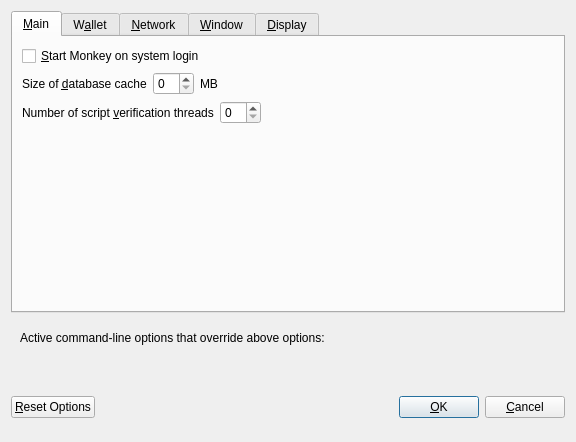
<?xml version="1.0" encoding="UTF-8"?>
<ui version="4.0">
 <class>OptionsDialog</class>
 <widget class="QDialog" name="OptionsDialog">
  <property name="geometry">
   <rect>
    <x>0</x>
    <y>0</y>
    <width>576</width>
    <height>442</height>
   </rect>
  </property>
  <property name="windowTitle">
   <string>Options</string>
  </property>
  <property name="modal">
   <bool>true</bool>
  </property>
  <layout class="QVBoxLayout" name="verticalLayout">
   <item>
    <widget class="QTabWidget" name="tabWidget">
     <property name="currentIndex">
      <number>0</number>
     </property>
     <widget class="QWidget" name="tabMain">
      <attribute name="title">
       <string>&amp;Main</string>
      </attribute>
      <layout class="QVBoxLayout" name="verticalLayout_Main">
       <item>
        <widget class="QCheckBox" name="bitcoinAtStartup">
         <property name="toolTip">
          <string>Automatically start Monkey after logging in to the system.</string>
         </property>
         <property name="text">
          <string>&amp;Start Monkey on system login</string>
         </property>
        </widget>
       </item>
       <item>
        <layout class="QHBoxLayout" name="horizontalLayout_2_Main">
         <item>
          <widget class="QLabel" name="databaseCacheLabel">
           <property name="text">
            <string>Size of &amp;database cache</string>
           </property>
           <property name="textFormat">
            <enum>Qt::PlainText</enum>
           </property>
           <property name="buddy">
            <cstring>databaseCache</cstring>
           </property>
          </widget>
         </item>
         <item>
          <widget class="QSpinBox" name="databaseCache"/>
         </item>
         <item>
          <widget class="QLabel" name="databaseCacheUnitLabel">
           <property name="text">
            <string>MB</string>
           </property>
           <property name="textFormat">
            <enum>Qt::PlainText</enum>
           </property>
          </widget>
         </item>
         <item>
          <spacer name="horizontalSpacer_2_Main">
           <property name="orientation">
            <enum>Qt::Horizontal</enum>
           </property>
           <property name="sizeHint" stdset="0">
            <size>
             <width>40</width>
             <height>20</height>
            </size>
           </property>
          </spacer>
         </item>
        </layout>
       </item>
       <item>
        <layout class="QHBoxLayout" name="horizontalLayout_3_Main">
         <item>
          <widget class="QLabel" name="threadsScriptVerifLabel">
           <property name="text">
            <string>Number of script &amp;verification threads</string>
           </property>
           <property name="textFormat">
            <enum>Qt::PlainText</enum>
           </property>
           <property name="buddy">
            <cstring>threadsScriptVerif</cstring>
           </property>
          </widget>
         </item>
         <item>
          <widget class="QSpinBox" name="threadsScriptVerif">
           <property name="toolTip">
            <string>(0 = auto, &lt;0 = leave that many cores free)</string>
           </property>
          </widget>
         </item>
         <item>
          <spacer name="horizontalSpacer_3_Main">
           <property name="orientation">
            <enum>Qt::Horizontal</enum>
           </property>
           <property name="sizeHint" stdset="0">
            <size>
             <width>40</width>
             <height>20</height>
            </size>
           </property>
          </spacer>
         </item>
        </layout>
       </item>
       <item>
        <spacer name="verticalSpacer_2">
         <property name="orientation">
          <enum>Qt::Vertical</enum>
         </property>
         <property name="sizeHint" stdset="0">
          <size>
           <width>20</width>
           <height>40</height>
          </size>
         </property>
        </spacer>
       </item>
      </layout>
     </widget>
     <widget class="QWidget" name="tabWallet">
      <attribute name="title">
       <string>W&amp;allet</string>
      </attribute>
      <layout class="QVBoxLayout" name="verticalLayout_Wallet">
       <item>
        <layout class="QHBoxLayout" name="horizontalLayout_2_Wallet">
         <item>
          <widget class="QLabel" name="labelStakeSplitThresholdText">
           <property name="text">
            <string>Stake split threshold:</string>
           </property>
          </widget>
         </item>
         <item>
          <widget class="QSpinBox" name="spinBoxStakeSplitThreshold">
           <property name="minimum">
            <number>1</number>
           </property>
           <property name="maximum">
            <number>999999</number>
           </property>
          </widget>
         </item>
        </layout>
       </item>
       <item>
        <widget class="QGroupBox" name="groupBox">
         <property name="title">
          <string>Expert</string>
         </property>
         <layout class="QVBoxLayout" name="verticalLayout_2">
          <item>
           <widget class="QCheckBox" name="coinControlFeatures">
            <property name="toolTip">
             <string>Whether to show coin control features or not.</string>
            </property>
            <property name="text">
             <string>Enable coin &amp;control features</string>
            </property>
           </widget>
          </item>
          <item>
           <widget class="QCheckBox" name="showMasternodesTab">
            <property name="toolTip">
             <string>Show additional tab listing all your masternodes in first sub-tab&lt;br/&gt;and all masternodes on the network in second sub-tab.</string>
            </property>
            <property name="text">
             <string>Show Masternodes Tab</string>
            </property>
           </widget>
          </item>
          <item>
           <widget class="QCheckBox" name="spendZeroConfChange">
            <property name="toolTip">
             <string>If you disable the spending of unconfirmed change, the change from a transaction&lt;br/&gt;cannot be used until that transaction has at least one confirmation.&lt;br/&gt;This also affects how your balance is computed.</string>
            </property>
            <property name="text">
             <string>&amp;Spend unconfirmed change</string>
            </property>
           </widget>
          </item>
         </layout>
        </widget>
       </item>
       <item>
        <spacer name="verticalSpacer_Wallet">
         <property name="orientation">
          <enum>Qt::Vertical</enum>
         </property>
         <property name="sizeHint" stdset="0">
          <size>
           <width>20</width>
           <height>40</height>
          </size>
         </property>
        </spacer>
       </item>
      </layout>
     </widget>
     <widget class="QWidget" name="tabNetwork">
      <attribute name="title">
       <string>&amp;Network</string>
      </attribute>
      <layout class="QVBoxLayout" name="verticalLayout_Network">
       <item>
        <widget class="QCheckBox" name="mapPortUpnp">
         <property name="toolTip">
          <string>Automatically open the Monkey client port on the router. This only works when your router supports UPnP and it is enabled.</string>
         </property>
         <property name="text">
          <string>Map port using &amp;UPnP</string>
         </property>
        </widget>
       </item>
       <item>
        <widget class="QCheckBox" name="allowIncoming">
         <property name="toolTip">
          <string>Accept connections from outside</string>
         </property>
         <property name="text">
          <string>Allow incoming connections</string>
         </property>
        </widget>
       </item>
       <item>
        <widget class="QCheckBox" name="connectSocks">
         <property name="toolTip">
          <string>Connect to the Monkey network through a SOCKS5 proxy.</string>
         </property>
         <property name="text">
          <string>&amp;Connect through SOCKS5 proxy (default proxy):</string>
         </property>
        </widget>
       </item>
       <item>
        <layout class="QHBoxLayout" name="horizontalLayout_1_Network">
         <item>
          <widget class="QLabel" name="proxyIpLabel">
           <property name="text">
            <string>Proxy &amp;IP:</string>
           </property>
           <property name="textFormat">
            <enum>Qt::PlainText</enum>
           </property>
           <property name="buddy">
            <cstring>proxyIp</cstring>
           </property>
          </widget>
         </item>
         <item>
          <widget class="QValidatedLineEdit" name="proxyIp">
           <property name="minimumSize">
            <size>
             <width>140</width>
             <height>0</height>
            </size>
           </property>
           <property name="maximumSize">
            <size>
             <width>140</width>
             <height>16777215</height>
            </size>
           </property>
           <property name="toolTip">
            <string>IP address of the proxy (e.g. IPv4: 127.0.0.1 / IPv6: ::1)</string>
           </property>
          </widget>
         </item>
         <item>
          <widget class="QLabel" name="proxyPortLabel">
           <property name="text">
            <string>&amp;Port:</string>
           </property>
           <property name="textFormat">
            <enum>Qt::PlainText</enum>
           </property>
           <property name="buddy">
            <cstring>proxyPort</cstring>
           </property>
          </widget>
         </item>
         <item>
          <widget class="QLineEdit" name="proxyPort">
           <property name="minimumSize">
            <size>
             <width>55</width>
             <height>0</height>
            </size>
           </property>
           <property name="maximumSize">
            <size>
             <width>55</width>
             <height>16777215</height>
            </size>
           </property>
           <property name="toolTip">
            <string>Port of the proxy (e.g. 9050)</string>
           </property>
          </widget>
         </item>
         <item>
          <spacer name="horizontalSpacer_1_Network">
           <property name="orientation">
            <enum>Qt::Horizontal</enum>
           </property>
           <property name="sizeHint" stdset="0">
            <size>
             <width>40</width>
             <height>20</height>
            </size>
           </property>
          </spacer>
         </item>
        </layout>
       </item>
       <item>
        <spacer name="verticalSpacer_Network">
         <property name="orientation">
          <enum>Qt::Vertical</enum>
         </property>
         <property name="sizeHint" stdset="0">
          <size>
           <width>20</width>
           <height>40</height>
          </size>
         </property>
        </spacer>
       </item>
      </layout>
     </widget>
     <widget class="QWidget" name="tabWindow">
      <attribute name="title">
       <string>&amp;Window</string>
      </attribute>
      <layout class="QVBoxLayout" name="verticalLayout_Window">
       <item>
        <widget class="QCheckBox" name="minimizeToTray">
         <property name="toolTip">
          <string>Show only a tray icon after minimizing the window.</string>
         </property>
         <property name="text">
          <string>&amp;Minimize to the tray instead of the taskbar</string>
         </property>
        </widget>
       </item>
       <item>
        <widget class="QCheckBox" name="minimizeOnClose">
         <property name="toolTip">
          <string>Minimize instead of exit the application when the window is closed. When this option is enabled, the application will be closed only after selecting Quit in the menu.</string>
         </property>
         <property name="text">
          <string>M&amp;inimize on close</string>
         </property>
        </widget>
       </item>
       <item>
        <spacer name="verticalSpacer_Window">
         <property name="orientation">
          <enum>Qt::Vertical</enum>
         </property>
         <property name="sizeHint" stdset="0">
          <size>
           <width>20</width>
           <height>40</height>
          </size>
         </property>
        </spacer>
       </item>
      </layout>
     </widget>
     <widget class="QWidget" name="tabDisplay">
      <attribute name="title">
       <string>&amp;Display</string>
      </attribute>
      <layout class="QVBoxLayout" name="verticalLayout_Display">
       <item>
        <layout class="QHBoxLayout" name="horizontalLayout_1_Display">
         <item>
          <widget class="QLabel" name="langLabel">
           <property name="text">
            <string>User Interface &amp;language:</string>
           </property>
           <property name="textFormat">
            <enum>Qt::PlainText</enum>
           </property>
           <property name="buddy">
            <cstring>lang</cstring>
           </property>
          </widget>
         </item>
         <item>
          <widget class="QValueComboBox" name="lang">
           <property name="toolTip">
            <string>The user interface language can be set here. This setting will take effect after restarting Monkey.</string>
           </property>
          </widget>
         </item>
        </layout>
       </item>
       <item>
        <widget class="Line" name="line">
         <property name="orientation">
          <enum>Qt::Horizontal</enum>
         </property>
        </widget>
       </item>
       <item>
        <layout class="QHBoxLayout" name="horizontalLayout_2_Display">
         <item>
          <widget class="QLabel" name="unitLabel">
           <property name="text">
            <string>&amp;Unit to show amounts in:</string>
           </property>
           <property name="textFormat">
            <enum>Qt::PlainText</enum>
           </property>
           <property name="buddy">
            <cstring>unit</cstring>
           </property>
          </widget>
         </item>
         <item>
          <widget class="QValueComboBox" name="unit">
           <property name="toolTip">
            <string>Choose the default subdivision unit to show in the interface and when sending coins.</string>
           </property>
          </widget>
         </item>
        </layout>
       </item>
       <item>
        <layout class="QHBoxLayout" name="horizontalLayout_5_Display">
         <item>
          <widget class="QLabel" name="digitsLabel">
           <property name="text">
            <string>Decimal digits</string>
           </property>
          </widget>
         </item>
         <item>
          <widget class="QValueComboBox" name="digits"/>
         </item>
        </layout>
       </item>
       <item>
        <layout class="QHBoxLayout" name="horizontalLayout_3_Display">
         <item>
          <widget class="QLabel" name="thirdPartyTxUrlsLabel">
           <property name="toolTip">
            <string>Third party URLs (e.g. a block explorer) that appear in the transactions tab as context menu items. %s in the URL is replaced by transaction hash. Multiple URLs are separated by vertical bar |.</string>
           </property>
           <property name="text">
            <string>Third party transaction URLs</string>
           </property>
           <property name="buddy">
            <cstring>thirdPartyTxUrls</cstring>
           </property>
          </widget>
         </item>
         <item>
          <widget class="QLineEdit" name="thirdPartyTxUrls">
           <property name="toolTip">
            <string>Third party URLs (e.g. a block explorer) that appear in the transactions tab as context menu items. %s in the URL is replaced by transaction hash. Multiple URLs are separated by vertical bar |.</string>
           </property>
          </widget>
         </item>
        </layout>
       </item>
       <item>
        <spacer name="verticalSpacer">
         <property name="orientation">
          <enum>Qt::Vertical</enum>
         </property>
         <property name="sizeHint" stdset="0">
          <size>
           <width>20</width>
           <height>40</height>
          </size>
         </property>
        </spacer>
       </item>
      </layout>
     </widget>
    </widget>
   </item>
   <item>
    <widget class="QFrame" name="frame">
     <layout class="QVBoxLayout" name="verticalLayout_Bottom">
      <item>
       <layout class="QHBoxLayout" name="horizontalLayout_Bottom">
        <item>
         <widget class="QLabel" name="overriddenByCommandLineInfoLabel">
          <property name="text">
           <string>Active command-line options that override above options:</string>
          </property>
          <property name="textFormat">
           <enum>Qt::PlainText</enum>
          </property>
         </widget>
        </item>
        <item>
         <spacer name="horizontalSpacer_Bottom">
          <property name="orientation">
           <enum>Qt::Horizontal</enum>
          </property>
          <property name="sizeHint" stdset="0">
           <size>
            <width>40</width>
            <height>20</height>
           </size>
          </property>
         </spacer>
        </item>
       </layout>
      </item>
      <item>
       <widget class="QLabel" name="overriddenByCommandLineLabel">
        <property name="text">
         <string/>
        </property>
        <property name="textFormat">
         <enum>Qt::PlainText</enum>
        </property>
        <property name="wordWrap">
         <bool>true</bool>
        </property>
       </widget>
      </item>
     </layout>
    </widget>
   </item>
   <item>
    <layout class="QHBoxLayout" name="horizontalLayout_Buttons">
     <item>
      <widget class="QPushButton" name="resetButton">
       <property name="toolTip">
        <string>Reset all client options to default.</string>
       </property>
       <property name="text">
        <string>&amp;Reset Options</string>
       </property>
       <property name="autoDefault">
        <bool>false</bool>
       </property>
      </widget>
     </item>
     <item>
      <spacer name="horizontalSpacer_1">
       <property name="orientation">
        <enum>Qt::Horizontal</enum>
       </property>
       <property name="sizeHint" stdset="0">
        <size>
         <width>40</width>
         <height>48</height>
        </size>
       </property>
      </spacer>
     </item>
     <item>
      <widget class="QLabel" name="statusLabel">
       <property name="minimumSize">
        <size>
         <width>200</width>
         <height>0</height>
        </size>
       </property>
       <property name="font">
        <font>
         <weight>75</weight>
         <bold>true</bold>
        </font>
       </property>
       <property name="text">
        <string/>
       </property>
       <property name="textFormat">
        <enum>Qt::PlainText</enum>
       </property>
       <property name="wordWrap">
        <bool>true</bool>
       </property>
      </widget>
     </item>
     <item>
      <spacer name="horizontalSpacer_2">
       <property name="orientation">
        <enum>Qt::Horizontal</enum>
       </property>
       <property name="sizeHint" stdset="0">
        <size>
         <width>40</width>
         <height>48</height>
        </size>
       </property>
      </spacer>
     </item>
     <item>
      <widget class="QPushButton" name="okButton">
       <property name="text">
        <string>&amp;OK</string>
       </property>
       <property name="autoDefault">
        <bool>false</bool>
       </property>
       <property name="default">
        <bool>true</bool>
       </property>
      </widget>
     </item>
     <item>
      <widget class="QPushButton" name="cancelButton">
       <property name="text">
        <string>&amp;Cancel</string>
       </property>
       <property name="autoDefault">
        <bool>false</bool>
       </property>
      </widget>
     </item>
    </layout>
   </item>
  </layout>
 </widget>
 <customwidgets>
  <customwidget>
   <class>QValidatedLineEdit</class>
   <extends>QLineEdit</extends>
   <header>qvalidatedlineedit.h</header>
  </customwidget>
  <customwidget>
   <class>QValueComboBox</class>
   <extends>QComboBox</extends>
   <header>qvaluecombobox.h</header>
  </customwidget>
 </customwidgets>
 <resources/>
 <connections/>
</ui>
